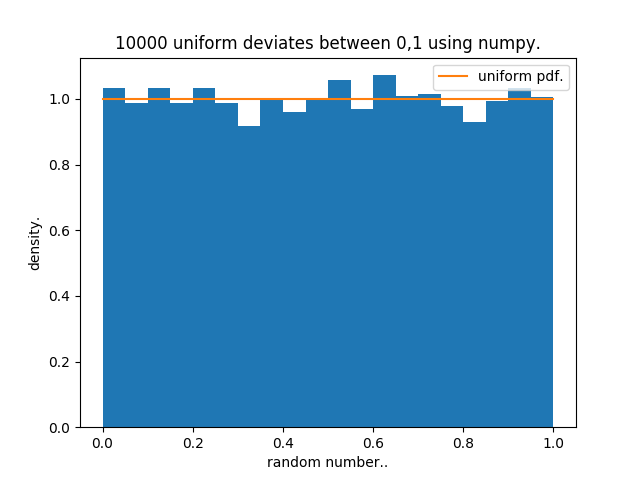

Here is the Python script that generated this plot:
import numpy as np 
import matplotlib.pyplot as plt 

n=10000

arr=np.random.rand(n)

xdata=np.linspace(0,1)
ydata=np.ones(len(xdata))

plt.hist(arr,bins=20,density=True)
plt.plot(xdata,ydata,label='uniform pdf.')

plt.xlabel('random number..')
plt.ylabel('density.')
plt.title('10000 uniform deviates between 0,1 using numpy.')

plt.legend()
plt.show()
